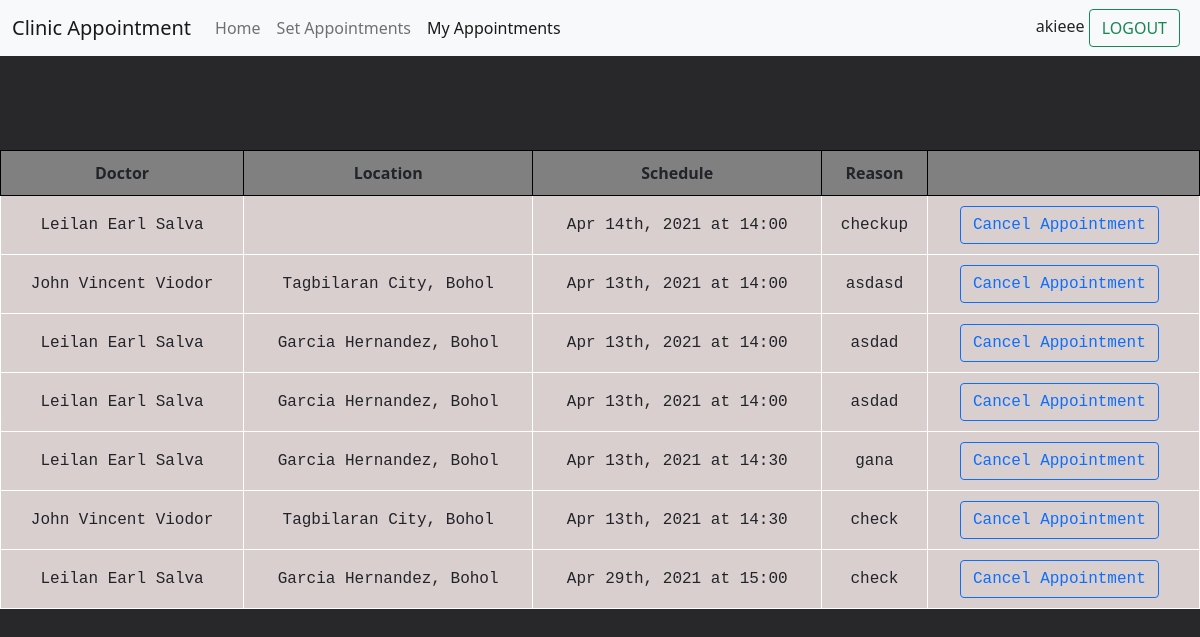
Page /myAppointment.php (signed in) on the committed database.
### tables this page shows
CREATE TABLE `appointments` (
  `appt_id` int(11) NOT NULL,
  `doctor_id` int(11) NOT NULL,
  `patient_id` int(11) NOT NULL,
  `appt_date` date NOT NULL,
  `appt_time` time NOT NULL,
  `location` varchar(255) NOT NULL,
  `reason` varchar(255) NOT NULL
);

CREATE TABLE `doctor` (
  `doctor_id` int(11) NOT NULL,
  `doctor_name` varchar(255) NOT NULL,
  `doctor_location` varchar(255) NOT NULL
);

### cancelAppointment.form.php (the view, shortened to what this page needs)
<tr>
                    <td><?php echo $result['doctor_name']?></td>
                    <td><?php echo $result['location']?></td>
                    <td><?php echo date("M jS, Y", strtotime($result['appt_date'])) . " at " .date("H:i", strtotime($result['appt_time']));?></td>
                    <td><?php echo $result['reason'] ?></td>
                    <?php
                        if($result['reason'] == "cancelled"){?>
                            <td>
                                CANCELLED
                            </td>
                        <?php }
                        else{?>
                            <td>
                                <button name="cancel" type="submit" class="btn btn-outline-primary me-2" data-bs-toggle="modal" data-bs-target="#cancelAppointment<?php echo $result['appt_id'] ?>">Cancel Appointment</button>
                            </td>
                        <?php
                            }
                    ?>
                </tr>

### header.php (shortened to what this page needs)
<!DOCTYPE html>
<html lang="en">
<head>
    <link href="https://cdn.jsdelivr.net/npm/bootstrap@5.0.0-beta2/dist/css/bootstrap.min.css" rel="stylesheet">
    <link rel="stylesheet" href="style.css">
</head>
<header>
  <nav class="navbar navbar-expand-lg navbar-light bg-light">
    <div class="container-fluid">
      <a class="navbar-brand" href="index.php">Clinic Appointment</a>
      <div class="collapse navbar-collapse" id="navbarNav">
        <ul class="navbar-nav">
            <li class="nav-item">
            <?php if($url == "index.php") {?>
            <a class="nav-link active" aria-current="page" href="index.php">Home</a>
            <?php }else{ ?>
            <a class="nav-link" href="index.php">Home</a>
            <?php }?>
          </li>
          <li class="nav-item">
            <?php if(!isset($_SESSION['username'])){ ?>
              <a type="button" class="nav-link" data-bs-toggle="modal" data-bs-target="#staticBackdrop">
                Set Appointments
              </a>
            <?php }else if($url == "appointment.php")  {?>
              <a class="nav-link active" aria-current="page" href="appointment.php">Set Appointments</a>
            <?php }else{ ?>
              <a class="nav-link" href="appointment.php">Set Appointments</a>
            <?php }?>
          </li>
          <li class="nav-item">
            <?php if(!isset($_SESSION['username'])){ ?>
              <a type="button" class="nav-link" data-bs-toggle="modal" data-bs-target="#staticBackdrop">
                My Appointments
              </a>
            <?php }else if($url == "myAppointment.php")  {?>
              <a class="nav-link active" aria-current="page" href="myAppointment.php">My Appointments</a>
            <?php }else{ ?>
              <a class="nav-link" href="myAppointment.php">My Appointments</a>
            <?php }?>
          </li>
        </ul>
      </div>
      <?php if(!isset($_SESSION['username'])){ ?>
      <button type="button" class="btn btn-outline-success me-2" data-bs-toggle="modal" data-bs-target="#staticBackdrop">
        LOGIN
      </button>
      <?php }else{ $username = $_SESSION['username']; ?>
        <form action="logout.inc.php" method="POST" >
          <?php echo $username ?>
          <button type="submit" class="btn btn-outline-success me-2" name="logout">LOGOUT</button>
        </form>
      <?php } ?>
    </div>
  </nav>
</header>
<body>
</body>

### myAppointment.php (shortened to what this page needs)
<?php
$url = "myAppointment.php";
include_once 'header.php';
?>
<body>
  <table>
		<tr>
			<th>Doctor</th>
			<th>Location</th>
      <th>Schedule</th>
      <th>Reason</th>
      <th></th>
		</tr>
        <?php
            include_once 'server.inc.php';
            $id = $_SESSION['id'];
            $query = "SELECT * FROM appointments JOIN doctor WHERE appointments.doctor_id = doctor.doctor_id AND appointments.patient_id = '$id'";
            $results = mysqli_query($conn, $query);
            foreach ($results as $result) :
                include('cancelAppointment.form.php');
            endforeach ?>
	</table>
</body>
</html>

### style.css (style rules this page uses)
header { position: fixed; width: 100%; top: 0; left: 0; z-index: 100; }
body { top: 150px; height: auto; position: absolute; width: 100%; background-color: rgb(40, 40, 43); }
table { width: 100%; height: 100%; margin: auto; }
table, th, td { padding: 10px; text-align: center; border: 1px solid black; border-collapse: collapse; overflow: hidden; }
th { background-color: gray; }
td { font-family: 'Courier New', Courier, monospace; border: 1px solid white; background-color: rgb(218, 207, 207); }

### rows in the picture
appointments: doctor.doctor_name "Leilan Earl Salva", appt_date "Apr 14th, 2021", appt_time "14:00", reason "checkup"
appointments: doctor.doctor_name "John Vincent Viodor", location "Tagbilaran City, Bohol", appt_date "Apr 13th, 2021", appt_time "14:00", reason "asdasd"
appointments: doctor.doctor_name "Leilan Earl Salva", location "Garcia Hernandez, Bohol", appt_date "Apr 13th, 2021", appt_time "14:00", reason "asdad"
appointments: doctor.doctor_name "Leilan Earl Salva", location "Garcia Hernandez, Bohol", appt_date "Apr 13th, 2021", appt_time "14:00", reason "asdad"
appointments: doctor.doctor_name "Leilan Earl Salva", location "Garcia Hernandez, Bohol", appt_date "Apr 13th, 2021", appt_time "14:30", reason "gana"
appointments: doctor.doctor_name "John Vincent Viodor", location "Tagbilaran City, Bohol", appt_date "Apr 13th, 2021", appt_time "14:30", reason "check"
appointments: doctor.doctor_name "Leilan Earl Salva", location "Garcia Hernandez, Bohol", appt_date "Apr 29th, 2021", appt_time "15:00", reason "check"

### other values in the picture
$username "akieee"
